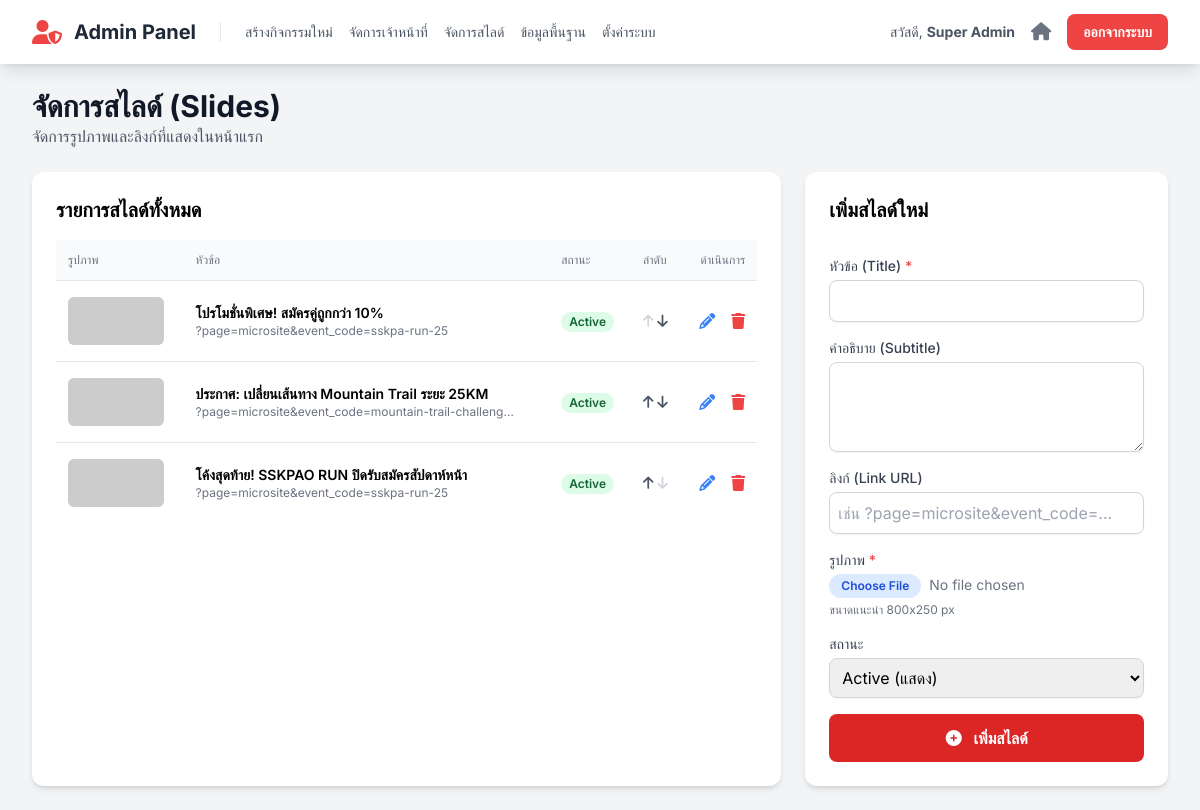
/admin/slides_management.php (signed in), run on an earlier commit of the app's database.
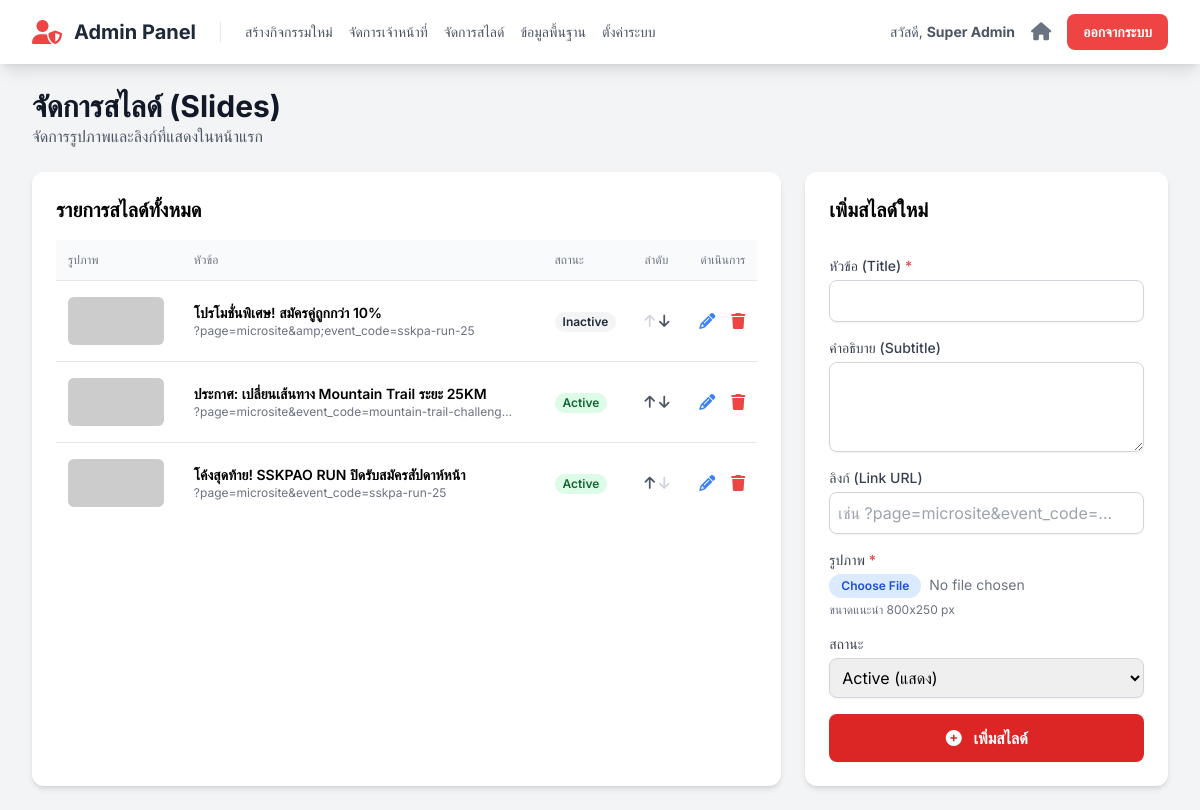
And on a later commit of the database.
### tables this page shows
CREATE TABLE `slides` (
  `id` int(11) NOT NULL,
  `image_url` text NOT NULL,
  `title` varchar(255) NOT NULL,
  `subtitle` text DEFAULT NULL,
  `link_url` text DEFAULT NULL,
  `sort_order` int(11) NOT NULL DEFAULT 0,
  `is_active` tinyint(1) NOT NULL DEFAULT 1
);

### functions.php (called while the page is built, shortened)
<?php
function e($data) {
    return htmlspecialchars($data ?? '', ENT_QUOTES, 'UTF-8');
}
?>

### admin/slides_management.php (the view, shortened to what this page needs)
<?php
require_once '../config.php';
require_once '../functions.php';
$slides = $mysqli->query("SELECT * FROM slides ORDER BY sort_order ASC")->fetch_all(MYSQLI_ASSOC);
include 'partials/header.php';
?>
<div class="flex justify-between items-center mb-6">
    <div>
        <h1 class="text-3xl font-bold text-gray-900">จัดการสไลด์ (Slides)</h1>
        <p class="text-gray-600">จัดการรูปภาพและลิงก์ที่แสดงในหน้าแรก</p>
    </div>
</div>
<div class="grid grid-cols-1 lg:grid-cols-3 gap-6">
    <div class="lg:col-span-2 bg-white p-6 rounded-xl shadow-md">
        <h2 class="text-xl font-bold mb-4">รายการสไลด์ทั้งหมด</h2>
        <div class="overflow-x-auto">
            <table class="min-w-full divide-y divide-gray-200">
                <thead class="bg-gray-50">
                    <tr>
                        <th class="px-3 py-3 text-left text-xs font-medium text-gray-500 uppercase">รูปภาพ</th>
                        <th class="px-3 py-3 text-left text-xs font-medium text-gray-500 uppercase">หัวข้อ</th>
                        <th class="px-3 py-3 text-left text-xs font-medium text-gray-500 uppercase">สถานะ</th>
                        <th class="px-3 py-3 text-left text-xs font-medium text-gray-500 uppercase">ลำดับ</th>
                        <th class="px-3 py-3 text-right text-xs font-medium text-gray-500 uppercase">ดำเนินการ</th>
                    </tr>
                </thead>
                <tbody class="bg-white divide-y divide-gray-200">
                    <?php if (empty($slides)): ?>
                        <tr><td colspan="5" class="text-center py-6 text-gray-500">ยังไม่มีสไลด์</td></tr>
                    <?php else: ?>
                        <?php foreach ($slides as $index => $slide): ?>
                        <tr>
                            <td class="px-3 py-4">
                                <img src="../<?= e($slide['image_url']) ?>" alt="Slide Image" class="w-24 h-12 object-cover rounded-md bg-gray-100" onerror="this.src='https://placehold.co/800x250?text=No+Image';">
                            </td>
                            <td class="px-3 py-4">
                                <div class="text-sm font-semibold"><?= e($slide['title']) ?></div>
                                <div class="text-xs text-gray-500 truncate max-w-xs"><?= e($slide['link_url']) ?></div>
                            </td>
                            <td class="px-3 py-4 text-sm">
                                <span class="px-2 inline-flex text-xs leading-5 font-semibold rounded-full <?= $slide['is_active'] ? 'bg-green-100 text-green-800' : 'bg-gray-100 text-gray-800' ?>">
                                    <?= $slide['is_active'] ? 'Active' : 'Inactive' ?>
                                </span>
                            </td>
                            <td class="px-3 py-4 text-sm">
                                <a href="../actions/update_slide_order.php?id=<?= e($slide['id']) ?>&direction=up"
                                   class="<?= $index === 0 ? 'text-gray-300 cursor-not-allowed' : 'text-gray-600 hover:text-black' ?>"
                                   title="เลื่อนขึ้น"><i class="fa-solid fa-arrow-up"></i></a>
                                <a href="../actions/update_slide_order.php?id=<?= e($slide['id']) ?>&direction=down"
                                   class="<?= $index === count($slides) - 1 ? 'text-gray-300 cursor-not-allowed' : 'text-gray-600 hover:text-black' ?>"
                                   title="เลื่อนลง"><i class="fa-solid fa-arrow-down"></i></a>
                            </td>
                            <td class="px-3 py-4 text-right">
                                <div class="flex items-center justify-end space-x-4">
                                    <button type="button" onclick='editSlide(<?= json_encode($slide, JSON_HEX_APOS | JSON_HEX_QUOT) ?>)' class="text-blue-500 hover:text-blue-700" title="แก้ไข">
                                        <i class="fa-solid fa-pencil-alt"></i>
                                    </button>
                                    <form action="../actions/manage_slides.php" method="POST" onsubmit="return confirm('คุณแน่ใจหรือไม่ว่าต้องการลบสไลด์นี้?');" class="inline-block">
                                        <button type="submit" class="text-red-500 hover:text-red-700" title="ลบ">
                                            <i class="fa-solid fa-trash"></i>
                                        </button>
                                    </form>
                                </div>
                            </td>
                        </tr>
                        <?php endforeach; ?>
                    <?php endif; ?>
                </tbody>
            </table>
        </div>
    </div>
    <div id="form-container" class="bg-white p-6 rounded-xl shadow-md h-fit">
        <div class="flex justify-between items-start">
            <h2 id="form-title" class="text-xl font-bold mb-4">เพิ่มสไลด์ใหม่</h2>
        </div>
        <form id="slide-form" action="../actions/manage_slides.php" method="POST" enctype="multipart/form-data" class="space-y-4">
            <div>
                <label for="title" class="block text-sm font-medium text-gray-700">หัวข้อ (Title) <span class="text-red-500">*</span></label>
                <input type="text" id="title-input" name="title" required class="mt-1 block w-full border border-gray-300 rounded-lg shadow-sm p-2">
            </div>
            <div>
                <label for="subtitle" class="block text-sm font-medium text-gray-700">คำอธิบาย (Subtitle)</label>
                <textarea id="subtitle-input" name="subtitle" rows="3" class="mt-1 block w-full border border-gray-300 rounded-lg shadow-sm p-2"></textarea>
            </div>
             <div>
                <label for="link_url" class="block text-sm font-medium text-gray-700">ลิงก์ (Link URL)</label>
                <input type="text" id="link-url-input" name="link_url" placeholder="เช่น ?page=microsite&event_code=..." class="mt-1 block w-full border border-gray-300 rounded-lg shadow-sm p-2">
            </div>
             <div>
                <label for="image" class="block text-sm font-medium text-gray-700">รูปภาพ <span id="image-required" class="text-red-500">*</span></label>
                <input type="file" id="image-input" name="image" accept="image/jpeg,image/png,image/webp" class="mt-1 block w-full text-sm text-gray-500 file:mr-2 file:py-1 file:px-3 file:rounded-full file:border-0 file:text-xs file:font-semibold file:bg-blue-100 file:text-blue-700 hover:file:bg-blue-200">
                <p id="image-helper" class="text-xs text-gray-500 mt-1">ขนาดแนะนำ 800x250 px</p>
            </div>
            <div>
                <label for="is_active" class="block text-sm font-medium text-gray-700">สถานะ</label>
                <select id="is-active-input" name="is_active" class="mt-1 block w-full border border-gray-300 rounded-lg shadow-sm p-2">
                    <option value="1">Active (แสดง)</option>
                </select>
            </div>
            <button id="submit-btn" type="submit" class="w-full bg-red-600 hover:bg-red-700 text-white font-bold py-3 px-4 rounded-lg">
                <i class="fa-solid fa-plus-circle mr-2"></i> เพิ่มสไลด์
            </button>
        </form>
    </div>
</div>
<?php
include 'partials/footer.php';
?>

### admin/partials/header.php (shortened to what this page needs)
<?php
require_once '../functions.php';
$staff_info = $_SESSION['staff_info'];
$is_super_admin = ($staff_info['role'] === 'admin');
?>
<!DOCTYPE html>
<html lang="th">
<head>
    <script src="https://cdn.tailwindcss.com"></script>
    <link rel="stylesheet" href="https://cdnjs.cloudflare.com/ajax/libs/font-awesome/6.5.2/css/all.min.css">
</head>
<body class="bg-gray-100">
    <nav class="bg-white shadow-lg">
        <div class="max-w-7xl mx-auto px-4 sm:px-6 lg:px-8">
            <div class="flex justify-between h-16">
                <div class="flex items-center space-x-6">
                    <a href="index.php" class="flex items-center">
                        <i class="fa-solid fa-user-shield text-2xl text-red-500"></i>
                        <span class="ml-3 font-bold text-xl text-gray-800">Admin Panel</span>
                    </a>
                    <?php if ($is_super_admin): ?>
                    <div class="hidden sm:flex items-center space-x-4 border-l pl-6">
                        <a href="create_event.php" class="text-gray-600 hover:text-red-500 text-sm font-medium">สร้างกิจกรรมใหม่</a>
                        <a href="staff_management.php" class="text-gray-600 hover:text-red-500 text-sm font-medium">จัดการเจ้าหน้าที่</a>
                        <a href="slides_management.php" class="text-gray-600 hover:text-red-500 text-sm font-medium">จัดการสไลด์</a>
                        <a href="master_data.php" class="text-gray-600 hover:text-red-500 text-sm font-medium">ข้อมูลพื้นฐาน</a>
                        <a href="global_settings.php" class="text-gray-600 hover:text-red-500 text-sm font-medium">ตั้งค่าระบบ</a>
                    </div>
                    <?php endif; ?>
                </div>
                <div class="flex items-center">
                    <span class="hidden sm:inline text-sm text-gray-600 mr-4">สวัสดี, <strong><?= e($staff_info['full_name']) ?></strong></span>
                    <a href="../index.php" target="_blank" class="text-gray-500 hover:text-blue-600 mr-4 text-sm" title="กลับสู่หน้าหลัก">
                        <i class="fa-solid fa-home text-lg"></i>
                    </a>
                    <a href="logout.php" class="bg-red-500 hover:bg-red-700 text-white font-bold py-2 px-4 rounded-lg text-sm">
                        ออกจากระบบ
                    </a>
                </div>
            </div>
        </div>
    </nav>
    <main class="max-w-7xl mx-auto py-6 px-4 sm:px-6 lg:px-8">

### admin/partials/footer.php (shortened to what this page needs)
    </main>
</body>
</html>

### admin/partials/header.php (style rules this page uses)
body { font-family: 'Inter', 'Sarabun', sans-serif; }

What changed in the data, as far as the page shows it:
changed slides "โปรโมชั่นพิเศษ! สมัครคู่ถูกกว่า 10%": link_url "?page=microsite&event_code=sskpa-run-25" → "?page=microsite&amp;event_code=sskpa-run-25"; is_active "Active" → "Inactive"
